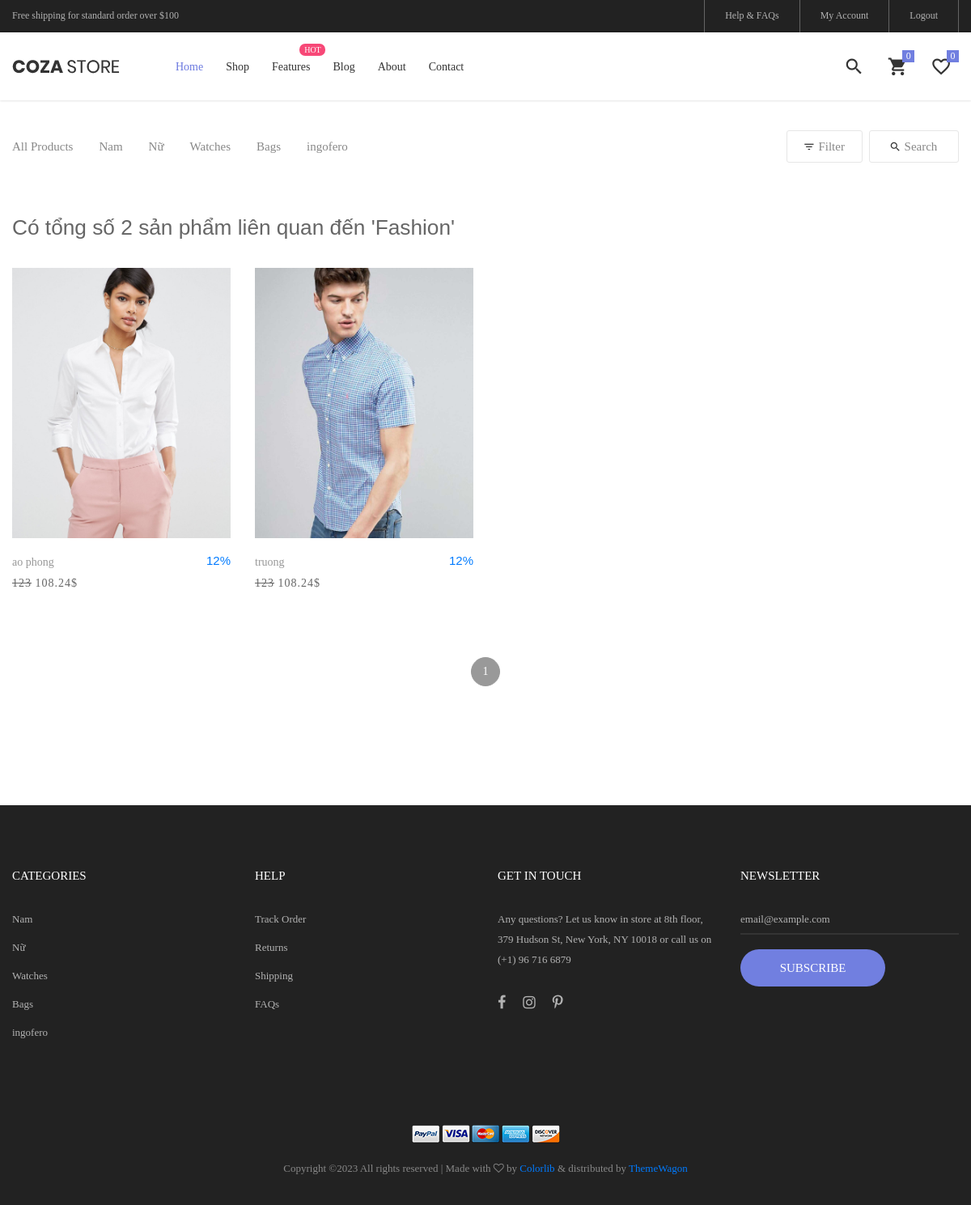
/view/index.php?act=filter_tag&tag_id=1, run on the app's committed database.
### tables this page shows
CREATE TABLE `categories` (
  `cate_id` int(11) NOT NULL COMMENT 'id categoriy',
  `cate_name` varchar(50) NOT NULL COMMENT 'name category',
  `cate_img` varchar(50) NOT NULL COMMENT 'image category'
);

CREATE TABLE `tags` (
  `tag_id` int(11) NOT NULL COMMENT 'id tag',
  `tag_name` varchar(50) NOT NULL COMMENT 'name tag'
);

CREATE TABLE `products` (
  `product_id` int(11) NOT NULL,
  `product_name` varchar(20) NOT NULL,
  `product_price` double(10,2) NOT NULL,
  `product_img` varchar(255) NOT NULL,
  `product_sale` int(3) NOT NULL,
  `product_posting_date` date NOT NULL,
  `tag_id` int(11) NOT NULL,
  `cate_id` int(11) NOT NULL,
  `product_desciption` text NOT NULL
);

### dao/pdo.php (called while the page is built, shortened)
<?php
function pdo_get_connection()
{
    $dburl = "mysql:host=localhost;dbname=cozastore;charset=utf8";
    $username = 'root';
    $password = '';
    $conn = new PDO($dburl, $username, $password);
    $conn->setAttribute(PDO::ATTR_ERRMODE, PDO::ERRMODE_EXCEPTION);
    return $conn;
}
function pdo_query($sql)
{
    $sql_args = array_slice(func_get_args(), 1);
    try {
        $conn = pdo_get_connection();
        $stmt = $conn->prepare($sql);
        $stmt->execute($sql_args);
        $rows = $stmt->fetchAll();
        return $rows;
    } catch (PDOException $e) {
        throw $e;
    } finally {
        unset($conn);
    }
}
function pdo_query_one($sql)
{
    $sql_args = array_slice(func_get_args(), 1);
    try {
        $conn = pdo_get_connection();
        $stmt = $conn->prepare($sql);
        $stmt->execute($sql_args);
        $row = $stmt->fetch(PDO::FETCH_ASSOC);
        return $row;
    } catch (PDOException $e) {
        throw $e;
    } finally {
        unset($conn);
    }
}

### dao/categories.php (called while the page is built, shortened)
<?php
require_once 'pdo.php';
function category_home(){
    $sql = 'SELECT * FROM categories LIMIT 6';
    return pdo_query($sql);
}

### dao/products.php (called while the page is built, shortened)
<?php
require_once 'pdo.php';
function products_select_by_tag($tag_id)
{
    $sql = "SELECT * FROM products WHERE tag_id=?";
    return pdo_query($sql, $tag_id);
}

### dao/tags.php (called while the page is built, shortened)
<?php
require_once 'pdo.php';
function tag_select_by_id($tag_id)
{
    $sql = "SELECT * FROM tags WHERE tag_id=?";
    return pdo_query_one($sql, $tag_id);
}

### dao/filter.php (called while the page is built, shortened)
<?php
require_once 'pdo.php';
function filter_tag($tag_id,$first,$second){
    $sql = "SELECT * FROM products WHERE tag_id=? ORDER BY product_id DESC LIMIT $first,$second";
    return pdo_query($sql, $tag_id);
}

### view/products/product_list_by_tag.php (the view, shortened to what this page needs)
<div class="bg0 m-t-23 p-b-140">
	<div class="container">
		<div class="flex-w flex-sb-m p-b-52">
			<div class="flex-w flex-l-m filter-tope-group m-tb-10">
				<a href="index.php?act=products">
					<button class="stext-106 cl6 hov1 bor3 trans-04 m-r-32 m-tb-5" data-filter="*">
						All Products
					</button>
				</a>
				<?php foreach ($categories as $category) : ?>
					<a href="index.php?act=products_cate&cate_id=<?= $category['cate_id'] ?>">
						<button class="stext-106 cl6 hov1 bor3 trans-04 m-r-32 m-tb-5 <?= $class ?? '' ?>">
							<?= $category['cate_name'] ?>
						</button>
					</a>
				<?php endforeach ?>
			</div>
			<div class="flex-w flex-c-m m-tb-10">
				<div class="flex-c-m stext-106 cl6 size-104 bor4 pointer hov-btn3 trans-04 m-r-8 m-tb-4 js-show-filter">
					<i class="icon-filter cl2 m-r-6 fs-15 trans-04 zmdi zmdi-filter-list"></i>
					Filter
				</div>
				<div class="flex-c-m stext-106 cl6 size-105 bor4 pointer hov-btn3 trans-04 m-tb-4 js-show-search">
					<i class="icon-search cl2 m-r-6 fs-15 trans-04 zmdi zmdi-search"></i>
					Search
				</div>
			</div>
		</div>
		<?php
		if (isset($total_kq)) {
			echo "<h3 class='m-b-35'>" . $total_kq . "</h3>";
		}
		?>
		<div class="row isotope-grid">
			<?php foreach ($products as $pro) : ?>
				<div class="col-sm-6 col-md-4 col-lg-3 p-b-35 isotope-item">
					<a href="index.php?act=product_detail&pro_id=<?= $pro['product_id'] ?? '' ?>" class="stext-104 cl4 hov-cl1 trans-04 js-name-b2 p-b-6">
						<div class="block2">
							<div class="block2-pic hov-img0" data-label="New">
								<img src="../upload/<?= $pro['product_img'] ?? 'errors.jpg' ?>" style="height: 334px" alt="IMG-PRODUCT">
							</div>
							<div class="block2-txt flex-w flex-t p-t-14">
								<div class="block2-txt-child1 flex-col-l ">
									<a href="index.php?act=product_detail&pro_id=<?= $pro['product_id'] ?? '' ?>" class="stext-104 cl4 hov-cl1 trans-04 js-name-b2 p-b-6">
										<?= $pro['product_name'] ?>
									</a>
									<span class="stext-105 cl3">
										<?= $pro['product_sale'] == 0 ? $pro['product_price'] : '<del>' . $pro['product_price'] . '</del>' . ' ' . ($pro['product_price'] - ($pro['product_price'] * $pro['product_sale'] / 100)) . '$' ?>
									</span>
								</div>
								<div class="block2-txt-child2 flex-r p-t-3">
									<a href="#" class="btn-addwish-b2 dis-block pos-relative js-addwish-b2">
										<?= $pro['product_sale'] ?  $pro['product_sale'] . '%' : '' ?>
									</a>
								</div>
							</div>
						</div>
					</a>
				</div>
			<?php endforeach ?>
		</div>
		<div class="flex-c-m flex-w w-full p-t-38">
			<?php if (isset($total_page)) : ?>
				<?php for ($i = 1; $i <= $total_page; $i++) : ?>
					<a href="index.php?act=filter_tag&tag_id=<?= $tag_id ?>&pages=<?= $i ?? '' ?>" class="flex-c-m how-pagination1 trans-04 m-all-7 <?= $i == $num_page ? 'active-pagination1' : '' ?>">
						<?= $i ?>
					</a>
				<?php endfor ?>
			<?php endif ?>
		</div>
	</div>
</div>

### view/footer.php (shortened to what this page needs)
<footer class="bg3 p-t-75 p-b-32">
	<div class="container">
		<div class="row">
			<div class="col-sm-6 col-lg-3 p-b-50">
				<h4 class="stext-301 cl0 p-b-30">
					Categories
				</h4>
				<ul>
					<?php foreach($categories as $cate) :?>
					<li class="p-b-10">
						<a href="index.php?act=products_cate&cate_id=<?= $cate['cate_id'] ?>" class="stext-107 cl7 hov-cl1 trans-04">
						<?= $cate['cate_name'] ?>
						</a>
					</li>
					<?php endforeach ?>
				</ul>
			</div>
			<div class="col-sm-6 col-lg-3 p-b-50">
				<h4 class="stext-301 cl0 p-b-30">
					Help
				</h4>
				<ul>
					<li class="p-b-10">
						<a href="#" class="stext-107 cl7 hov-cl1 trans-04">
							Track Order
						</a>
					</li>
					<li class="p-b-10">
						<a href="#" class="stext-107 cl7 hov-cl1 trans-04">
							Returns
						</a>
					</li>
					<li class="p-b-10">
						<a href="#" class="stext-107 cl7 hov-cl1 trans-04">
							Shipping
						</a>
					</li>
					<li class="p-b-10">
						<a href="#" class="stext-107 cl7 hov-cl1 trans-04">
							FAQs
						</a>
					</li>
				</ul>
			</div>
			<div class="col-sm-6 col-lg-3 p-b-50">
				<h4 class="stext-301 cl0 p-b-30">
					GET IN TOUCH
				</h4>
				<p class="stext-107 cl7 size-201">
					Any questions? Let us know in store at 8th floor, 379 Hudson St, New York, NY 10018 or call us on (+1) 96 716 6879
				</p>
				<div class="p-t-27">
					<a href="#" class="fs-18 cl7 hov-cl1 trans-04 m-r-16">
						<i class="fa fa-facebook"></i>
					</a>
					<a href="#" class="fs-18 cl7 hov-cl1 trans-04 m-r-16">
						<i class="fa fa-instagram"></i>
					</a>
					<a href="#" class="fs-18 cl7 hov-cl1 trans-04 m-r-16">
						<i class="fa fa-pinterest-p"></i>
					</a>
				</div>
			</div>
			<div class="col-sm-6 col-lg-3 p-b-50">
				<h4 class="stext-301 cl0 p-b-30">
					Newsletter
				</h4>
				<form>
					<div class="wrap-input1 w-full p-b-4">
						<input class="input1 bg-none plh1 stext-107 cl7" type="text" name="email" placeholder="email@example.com">
					</div>
					<div class="p-t-18">
						<button class="flex-c-m stext-101 cl0 size-103 bg1 bor1 hov-btn2 p-lr-15 trans-04">
							Subscribe
						</button>
					</div>
				</form>
			</div>
		</div>
		<div class="p-t-40">
			<div class="flex-c-m flex-w p-b-18">
				<a href="#" class="m-all-1">
					<img src="images/icons/icon-pay-01.png" alt="ICON-PAY">
				</a>
				<a href="#" class="m-all-1">
					<img src="images/icons/icon-pay-02.png" alt="ICON-PAY">
				</a>
				<a href="#" class="m-all-1">
					<img src="images/icons/icon-pay-03.png" alt="ICON-PAY">
				</a>
				<a href="#" class="m-all-1">
					<img src="images/icons/icon-pay-04.png" alt="ICON-PAY">
				</a>
				<a href="#" class="m-all-1">
					<img src="images/icons/icon-pay-05.png" alt="ICON-PAY">
				</a>
			</div>
			<p class="stext-107 cl6 txt-center">
				Copyright &copy; All rights reserved | Made with <i class="fa fa-heart-o" aria-hidden="true"></i> by <a href="https://colorlib.com" target="_blank">Colorlib</a> &amp; distributed by <a href="https://themewagon.com" target="_blank">ThemeWagon</a>
			</p>
		</div>
	</div>
</footer>
</body>
</html>

### view/css/main.css (style rules this page uses)
.container { max-width: 1380px; }
@media (max-width: 1600px) { .container { max-width: 1200px; } }
.block2-pic { position: relative; }
.block2-txt-child1 { width: calc(100% - 30px); }
.block2-txt-child2 { width: 30px; }
.cl0 { color: #fff; }
.cl2 { color: #333; }
.cl3 { color: #666; }
.cl4 { color: #999; }
.cl6 { color: #888; }
.cl7 { color: #b2b2b2; }
.stext-101 { font-family: Poppins-Medium; font-size: 15px; line-height: 1.466667; text-transform: uppercase; }
.stext-104 { font-family: Poppins-Regular; font-size: 14px; line-height: 1.466667; }
.stext-105 { font-family: Poppins-Regular; font-size: 14px; line-height: 1.466667; letter-spacing: 1px; }
.stext-106 { font-family: Poppins-Regular; font-size: 15px; line-height: 1.2; }
.stext-107 { font-family: Poppins-Regular; font-size: 13px; line-height: 1.923; }
.stext-301 { font-family: Montserrat-Bold; font-size: 15px; line-height: 1.6; text-transform: uppercase; }
.size-103 { min-width: 179px; height: 46px; }
.size-104 { min-width: 94px; height: 40px; }
.size-105 { min-width: 111px; height: 40px; }
.size-201 { max-width: 270px; }
.bg-none { background-color: transparent; }
.bg0 { background-color: #fff; }
.bg1 { background-color: #717fe0; }
.bg3 { background-color: #222; }
.bor1 { border-radius: 23px; }
.bor3 { border-bottom: 1px solid transparent; }
.bor4 { border: 1px solid #e6e6e6; border-radius: 3px; }
.wrap-input1 { position: relative; border-bottom: 2px solid rgba(204,204,204, 0.1); }
.input1 { background-color: transparent; width: 100%; }
.how-pagination1 { font-family: Poppins-Regular; font-size: 14px; color: #808080; width: 36px; height: 36px; border-radius: 50%; border: 1px solid #e6e6e6; }
.active-pagination1 { background-color: #999; border-color: #999; color: #fff; }
.hov-img0 { display: block; overflow: hidden; }
.hov-img0 img { width: 100%; -webkit-transition: transform 0.9s ease; -o-transition: transform 0.9s ease; -moz-transition: transform 0.9s ease; transition: transform 0.9s ease; }

### data on the page
categories: cate_name "Nam"
categories: cate_name "Nữ"
categories: cate_name "Watches"
categories: cate_name "Bags"
categories: cate_name "ingofero"
tags: tag_name "Có tổng số 2 sản phẩm liên quan đến 'Fashion'"
products: product_img (picture), product_name "ao phong", product_price "123", $pro['product_price'] - ($pro['product_price'] * $pro['product_sale'] / 100) "108.24", product_sale "12"
products: product_img (picture), product_name "truong", product_price "123", $pro['product_price'] - ($pro['product_price'] * $pro['product_sale'] / 100) "108.24", product_sale "12"
